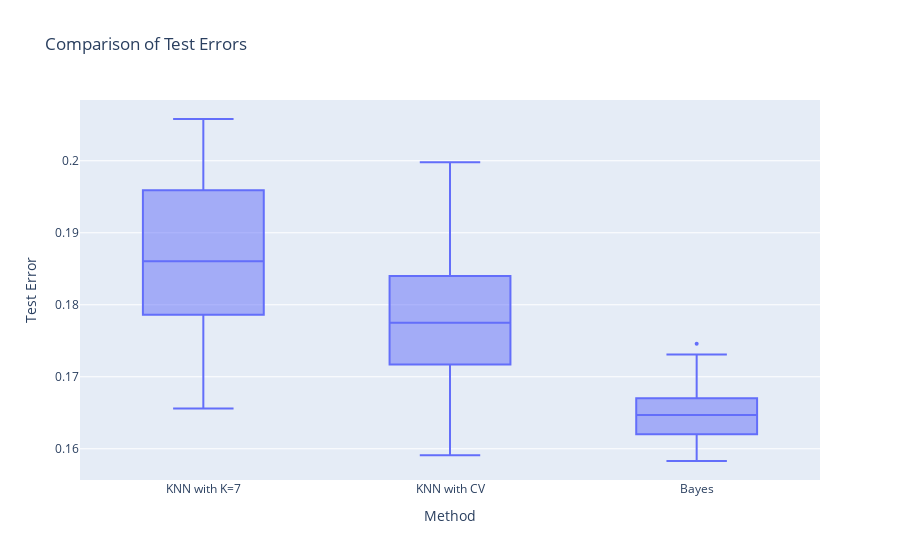

Here is the notebook cell this chart was saved with:
### Code cell
result = perform_simulation(50,7,10,200,10000,mu_k0, mu_k1)

### Figure 1 — Plotly figure (JSON) as saved in the notebook; plotly's stock layout.template omitted (floating-point values rounded to 4 significant figures; data arrays with more than 128 entries replaced by an {"elided": "..."} marker saying what was removed)
{"data": [{"alignmentgroup": "True", "hovertemplate": "Method=%{x}<br>Test Error=%{y}<extra></extra>", "legendgroup": "", "marker": {"color": "#636efa", "size": 4}, "name": "", "notched": false, "offsetgroup": "", "orientation": "v", "showlegend": false, "type": "box", "x": {"elided": "150 str values"}, "x0": " ", "xaxis": "x", "y": {"elided": "150 float values"}, "y0": " ", "yaxis": "y"}], "layout": {"boxmode": "group", "legend": {"tracegroupgap": 0}, "title": {"text": "Comparison of Test Errors"}, "xaxis": {"anchor": "y", "domain": [0, 1], "title": {"text": "Method"}}, "yaxis": {"anchor": "x", "domain": [0, 1], "title": {"text": "Test Error"}}}}
